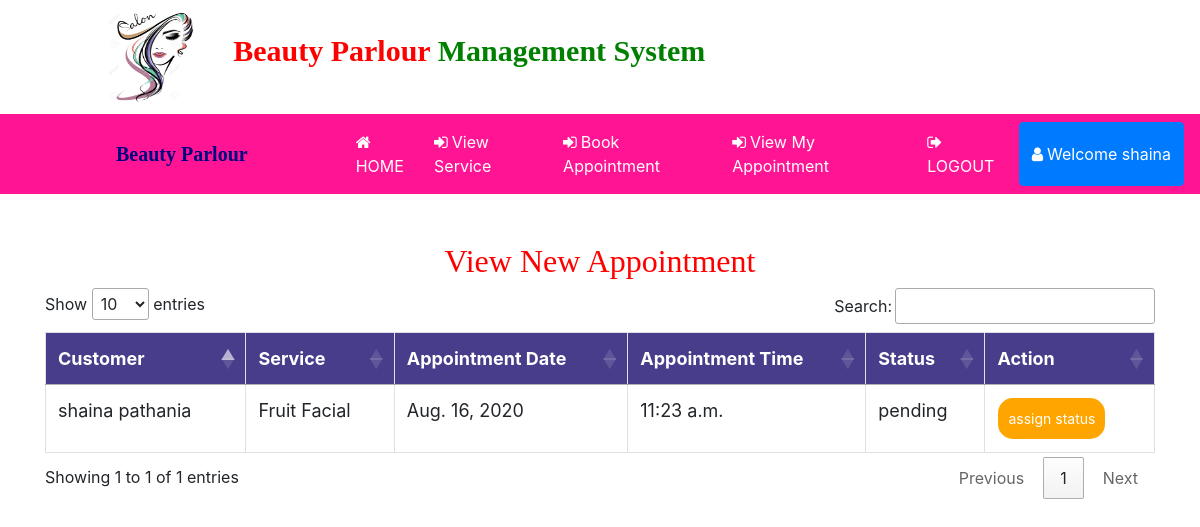
The page /view_new_appointment (signed in) on the database its author committed.
### beauty/models.py (models this page shows, shortened)
class Apponitment(models.Model):
    service = models.ForeignKey(Servise,on_delete=models.CASCADE,null=True)
    customer = models.ForeignKey(Customer,on_delete=models.CASCADE,null=True)
    status = models.ForeignKey(Book_status,on_delete=models.CASCADE,null=True)
    paid = models.ForeignKey(Booking_Paid,on_delete=models.CASCADE,null=True)
    date1 = models.DateField(null=True)
    time1 = models.TimeField(null=True)

class Customer(models.Model):
    user = models.ForeignKey(User,on_delete=models.CASCADE,null=True)
    status = models.ForeignKey(User_status,on_delete=models.CASCADE,null=True)
    mobile = models.IntegerField(null=True)
    id_card_no = models.CharField(max_length=100,null=True)
    gender = models.CharField(max_length=10,null=True)
    image = models.FileField(null=True)

class Servise(models.Model):
    name = models.CharField(max_length=100,null=True)
    cost = models.IntegerField(null=True)
    image = models.FileField(null=True)

class Book_status(models.Model):
    status = models.CharField(max_length=100,null=True)

### beauty/views.py (the view)
# urls.py: path('view_new_appointment',View_New_Appointment,name="view_new_appointment"),
def View_New_Appointment(request):
    if not request.user.is_authenticated:
        return redirect('login_admin')
    status = Book_status.objects.get(status="pending")
    pro = Apponitment.objects.filter(status = status)
    d = {'appoint':pro}
    return render(request,'view_new_appointment.html',d)

### beauty/templates/view_new_appointment.html (shortened to what this page needs)
{% extends 'navigation.html' %}
{% load static %}
{% block body %}
<center><h2 style="color:red;margin-top:4%;font-family:'Monotype Corsiva';">View New Appointment</h2></center>
<div  class="container-fluid">
    <center>
    <div class="container">
        <table class="table table-bordered" id="myTable">
  <thead>
  <tr>
    <th>Customer</th>
    <th>Service</th>
    <th>Appointment Date</th>
      <th>Appointment Time</th>
    <th>Status</th>
    <th>Action</th>
  </tr>
  </thead>
   <tbody>
    {% for i in appoint %}
  <tr>
    <td>{{i.customer.user.first_name}} {{i.customer.user.last_name}}</td>
    <td>{{i.service.name}}</td>
      <td>{{i.date1}}</td>
      <td>{{i.time1}}</td>
      <td>{{i.status.status}}</td>
    <td><a href="{% url 'assign_book_status' i.id %}"><button class="button button1">assign status</button></a></td>
  </tr>
    {% endfor %}
    </tbody>
</table>
 </div></center>
</div>
{% endblock %}

### beauty/templates/navigation.html (shortened to what this page needs)
<!DOCTYPE html>
<html lang="en">
<head>
  {% load static %}
  <link rel="stylesheet" href="https://maxcdn.bootstrapcdn.com/bootstrap/4.0.0/css/bootstrap.min.css"
>
  <link rel=stylesheet href="//cdn.datatables.net/1.10.19/css/jquery.dataTables.min.css">
</head>
<link rel="stylesheet" href="https://cdnjs.cloudflare.com/ajax/libs/font-awesome/4.7.0/css/font-awesome.min.css">
</head>
<body>
  <div class="container-fluid" style="padding:1%;margin-bottom:0%;background-color:white">
    <img src="{% static 'images/beauty3.jpg' %}" style="width:90px;height:90px;margin-right:10px;margin-left:8%"><span
      style="padding:20px;font-weight:bold;font-size:30px">
      <span style="color:red;font-family : 'Monotype Corsiva' ;">Beauty Parlour</span>
      <span style="color:green;font-family : 'Monotype Corsiva' ;">Management System</span></h4>
  </div>
  <nav class="navbar navbar-expand-sm" style="background-color:DeepPink">
    <a class="navbar-brand" href="#"
      style="color:navy;font-family:'Monotype Corsiva';font-weight:bold;margin-left:100px;margin-right:0">
      Beauty Parlour</a>
    <ul class="navbar-nav">
      {% if request.user.username %}
      {% if not request.user.is_staff %}
      <li class="nav-item">
        <a class="nav-link" href="{% url 'profile' %}" style="color:white;margin-left:100px">
          <i class="fa fa-home" style="margin-right:4px"></i>HOME</a>
      </li>
      <li class="nav-item">
        <a class="nav-link" href="{% url 'all_service' %}" style="color:white">
          <i class="fa fa-sign-in" style="margin-right:4px"></i>View Service</a>
      </li>
      <li class="nav-item">
        <a class="nav-link" href="{% url 'book_appointment' %}" style="color:white">
          <i class="fa fa-sign-in" style="margin-right:4px"></i>Book Appointment</a>
      </li>
      <li class="nav-item">
        <a class="nav-link" href="{% url 'view_appointment' %}" style="color:white">
          <i class="fa fa-sign-in" style="margin-right:4px"></i>View My Appointment</a>
      </li>
      {% endif %}
      {% endif %}
      {% if request.user.is_authenticated %}
      {% if not request.user.is_staff %}
      <li class="nav-item">
        <a class="nav-link" href="{% url 'logout' %}" style="color:white">
          <i class="fa fa-sign-out" style="margin-right:4px"></i>LOGOUT</a>
      </li>
      <div class="btn-group">
        <button type="button" class="btn btn-primary" data-toggle="dropdown" aria-haspopup="true" aria-expanded="false">
          <i class="fa fa-user" style="margin-right:4px"></i>Welcome {{request.user.first_name}}
        </button>
      </div>
      {% endif %}
      {% endif %}
    </ul>
  </nav>
  {% block body %}
  {% endblock %}
</body>
</html>

### beauty/templates/navigation.html (style rules this page uses)
* { box-sizing: border-box; }
#myTable { border-collapse: collapse; width: 100%; border: 1px solid #ddd; font-size: 18px; }
#myTable th { text-align: left; padding: 12px; background-color: Darkslateblue; color: white; }
#myTable td { text-align: left; padding: 12px; background-color: white; }
#myTable tr { border-bottom: 1px solid #ddd; }
.button { background-color: orange; border: none; color: white; padding: 10px; text-align: center; text-decoration: none; display: inline-block; font-size: 14px; margin: 1px 1px; cursor: pointer; }
.button1 { border-radius: 15px; }

### rows shown on the page
Apponitment: customer.user.first_name "shaina", customer.user.last_name "pathania", service.name "Fruit Facial", date1 "Aug. 16, 2020", time1 "11:23 a.m.", status.status "pending"

### other values the page prints
{{ request.user.first_name }} "shaina"
